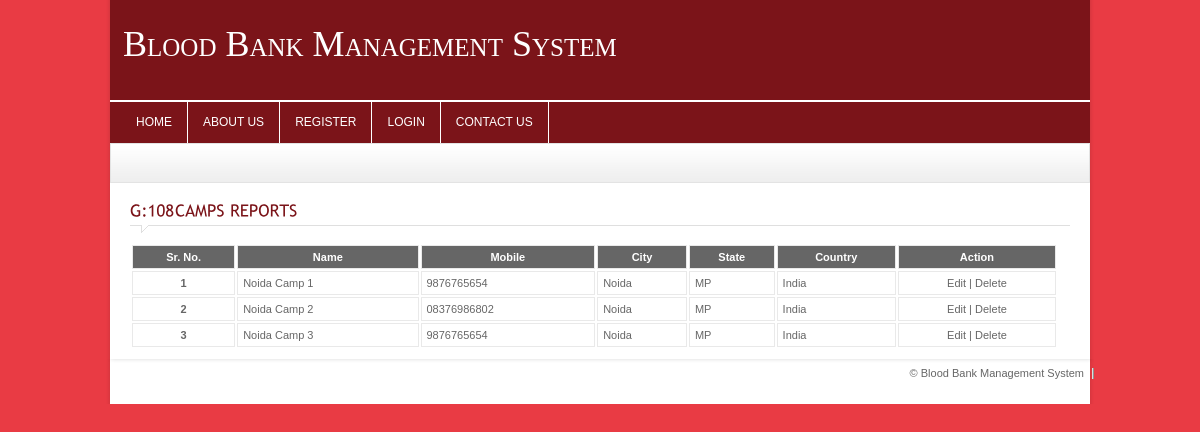
The app's page /blood_bank_system/camps-report.php with its own data.
### tables this page shows
CREATE TABLE `camps` (
  `camps_id` int(11) NOT NULL,
  `camps_name` varchar(255) NOT NULL,
  `camps_add1` varchar(255) NOT NULL,
  `camps_add2` varchar(255) NOT NULL,
  `camps_city` varchar(255) NOT NULL,
  `camps_state` varchar(255) NOT NULL,
  `camps_country` varchar(255) NOT NULL,
  `camps_mobile` varchar(255) NOT NULL
);

CREATE TABLE `city` (
  `city_id` int(11) NOT NULL,
  `city_name` varchar(255) NOT NULL
);

CREATE TABLE `state` (
  `state_id` int(11) NOT NULL,
  `state_name` varchar(255) NOT NULL
);

CREATE TABLE `country` (
  `country_id` int(11) NOT NULL,
  `country_name` varchar(255) NOT NULL
);

### blood_bank_system/camps-report.php (the view, shortened to what this page needs)
<?php
	include_once("includes/header.php");
	$SQL="SELECT * FROM camps, city, state, country WHERE city_id = camps_city AND state_id = camps_state AND camps_country = country_id";
	$rs=mysql_query($SQL) or die(mysql_error());
?>
	<div class="crumb">
    </div>
	<div id="content_sec">
		<div class="col1" style="width:100%">
		<div class="contact">
				<h4 class="heading colr">Camps Reports</h4>
			<form name="frm_camps" action="lib/camps.php" method="post">
				<div class="static">
					<table style="width:100%">
					  <tbody>
					  <tr class="tablehead bold">
						<td scope="col">Sr. No.</td>
						<td scope="col">Name</td>
						<td scope="col">Mobile</td>
						<td scope="col">City</td>
						<td scope="col">State</td>
						<td scope="col">Country</td>
						<td scope="col">Action</td>
					  </tr>
					<?php
					$sr_no=1;
					while($data = mysql_fetch_assoc($rs))
					{
					?>
					  <tr>
						<td style="text-align:center; font-weight:bold;"><?=$sr_no++?></td>
						<td><?=$data[camps_name]?></td>
						<td><?=$data[camps_mobile]?></td>
						<td><?=$data[city_name]?></td>
						<td><?=$data[state_name]?></td>
						<td><?=$data[country_name]?></td>
						<td style="text-align:center"><a href="camps.php?camps_id=<?php echo $data[camps_id] ?>">Edit</a> | <a href="Javascript:delete_camps(<?=$data[camps_id]?>)">Delete</a> </td>
					  </tr>
					<?php } ?>
					</tbody>
					</table>
				</div>
			</form>
		</div>
		</div>
	</div>
<?php include_once("includes/footer.php"); ?>

### blood_bank_system/css/style.css (style rules this page uses)
* { padding:0px; margin:0px; }
body { background-color:#e93b44; font-family:Arial, Helvetica, sans-serif; font-size:11px; color:#666666; float:left; width:100%; }
a { text-decoration:none; outline:none; color:#666666; }
.bold { font-weight:bold; }
.colr { color:#7b1419 !important; }
h4 { font-size:16px; font-weight:normal; }
.heading { padding:10px 0px 14px 0px !important; width:100% !important; margin-bottom:10px !important; text-transform:uppercase; background-image:url(../images/heading.gif); background-repeat:no-repeat; background-position:left bottom; }
#content_sec { width:940px; padding:10px 20px; margin-left:10px; background-color:#FFF; float:left; }
.col1 { width:675px; float:left; }
.crumb { width:958px; height:30px; padding:8px 10px 0px 10px; background-image:url(../images/crumb.gif); background-repeat:repeat-x; margin-left:10px; border:#e3e3e3 solid 1px; }
.static { float:left; width:928px; }
.static table { float:left; width:453px; }
.static tr.tablehead { background-color:#666666; color:#FFF; padding:10px; text-align:center; }
.static tr td { padding:5px; border:#e9e9e9 solid 1px; }

### blood_bank_system/css/slider.css (style rules this page uses)
* { margin: 0; padding: 0; }

### records on screen
camps: camps_name "Noida Camp 1", camps_mobile "9876765654", city.city_name "Noida", state.state_name "MP", country.country_name "India"
camps: camps_name "Noida Camp 2", camps_mobile "08376986802", city.city_name "Noida", state.state_name "MP", country.country_name "India"
camps: camps_name "Noida Camp 3", camps_mobile "9876765654", city.city_name "Noida", state.state_name "MP", country.country_name "India"
